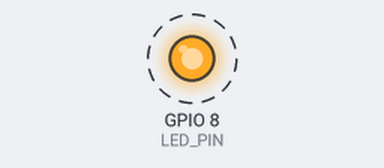
A sketch run on a simulated ESP32-C3. Parts: output pins drawn as LEDs (lit = HIGH). Dashed ring = blinking.

Above: at 0.2 s.
Timing chart, 0 to 3.0 s (numbered marks = the images above):
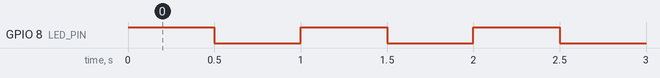

The sketch:

OK_Just_Led_Blink_ESP32_OLED.ino
```cpp
// Código Blink para o LED azul do ESP32-C3 SuperMini

// O LED azul geralmente está no pino GPIO8
#define LED_PIN 8

void setup() {
  pinMode(LED_PIN, OUTPUT); // Define o pino como saída
}

void loop() {
  digitalWrite(LED_PIN, HIGH); // Acende o LED
  delay(500);                  // Espera 0,5 segundo
  digitalWrite(LED_PIN, LOW);  // Apaga o LED
  delay(500);                  // Espera 0,5 segundo
}
```

Measured:
- by itself, GPIO 8 (LED_PIN): alternates HIGH for 0.50 s and LOW for 0.50 s
